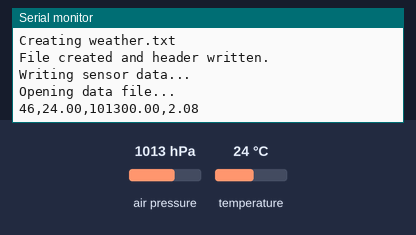
Simulated run of this sketch. Board: Arduino Uno, built with avr-gcc and run on an emulated ATmega328P. On the bench: the last lines printed to the serial monitor. The test bench sets the inputs (shaded band); at power-on: air pressure 1013 hPa, temperature 24 °C. Storage starts empty.

Above: at 1.2 s.
1.3 s: air pressure set to 952 hPa
At 3.0 s:
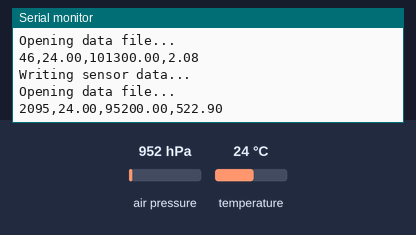
3.6 s: temperature set to 12 °C
At 5.2 s:
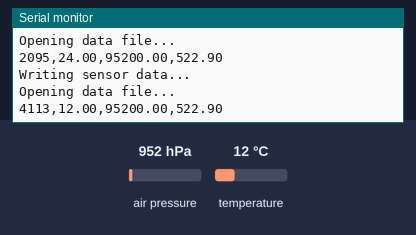
5.9 s: air pressure set to 975 hPa
At 7.4 s:
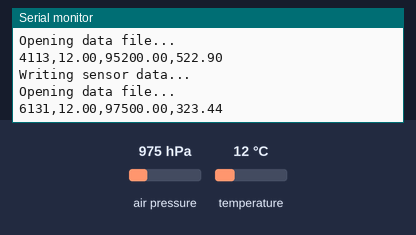
Timing chart, 0 to 8.9 s (numbered marks = the images above; inputs shaded):
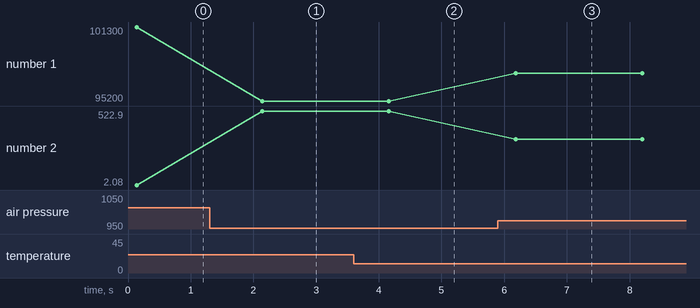

The sketch:

weather_sensor_bmp280.ino
```cpp
#include <Wire.h>
#include <SPI.h>
#include <Adafruit_BMP280.h>
#include <SD.h>

const int chipSelect = 10;
const char* FILENAME = "weather.txt";

Adafruit_BMP280 bmp;
File myFile;

void setup() {
  Serial.begin(9600);
  while (!Serial);

  Serial.print("Initializing SD card...");
  if (!SD.begin(chipSelect)) {
    Serial.println("failed. Check wiring and card!");
    while (1);
  }
  Serial.println("done.");

  if (!SD.exists(FILENAME)) {
    Serial.print("Creating ");
    Serial.println(FILENAME);
    myFile = SD.open(FILENAME, FILE_WRITE);
    if (myFile) {
      myFile.println("Millis,Temperature,Pressure,Altitude");
      myFile.close();
      Serial.println("File created and header written.");
    } else {
      Serial.println("Error: could not create file.");
    }
  } else {
    Serial.print(FILENAME);
    Serial.println(" already exists.");
  }

  if (!bmp.begin(0x76)) {
    Serial.println("BMP280 sensor not found! Check wiring.");
    while (1);
  }

  bmp.setSampling(Adafruit_BMP280::MODE_NORMAL,
                  Adafruit_BMP280::SAMPLING_X2,
                  Adafruit_BMP280::SAMPLING_X16,
                  Adafruit_BMP280::FILTER_X16,
                  Adafruit_BMP280::STANDBY_MS_500);
}

void writeData() {
  unsigned long currentMillis = millis();
  myFile = SD.open(FILENAME, FILE_WRITE);
  Serial.println("Opening data file...");

  if (myFile) {
    float temperature = bmp.readTemperature();
    float pressure = bmp.readPressure();
    float altitude = bmp.readAltitude(1013.25);

    if (isnan(temperature) || isnan(pressure) || isnan(altitude)) {
      Serial.println("ERROR: Invalid sensor reading");
      myFile.close();
      return;
    }

    myFile.print(currentMillis);
    myFile.print(',');
    myFile.print(temperature);
    myFile.print(',');
    myFile.print(pressure);
    myFile.print(',');
    myFile.println(altitude);
    myFile.close();

    Serial.print(currentMillis); Serial.print(',');
    Serial.print(temperature); Serial.print(',');
    Serial.print(pressure); Serial.print(',');
    Serial.println(altitude);
  } else {
    Serial.println("Failed to open data file");
  }
}

void loop() {
  Serial.println("Writing sensor data...");
  writeData();
  delay(2000);
}
```

Measured:
- after the input at 1.3 s, the serial monitor: prints a new line after 0.84 s (image 1)
- after the input at 3.6 s, the serial monitor: prints a new line after 0.56 s (image 2)
- after the input at 5.9 s, the serial monitor: prints a new line after 0.28 s (image 3)
- plotted number 1: 101300 → 95200 after the input at 1.3 s, 95200 → 97500 after the input at 5.9 s
- plotted number 2: 2.08 → 522.9 after the input at 1.3 s, 522.9 → 323.44 after the input at 5.9 s
